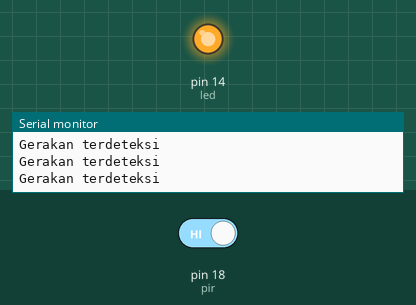
Bench run of a sketch on a simulated Arduino Uno, built with avr-gcc and run on an emulated ATmega328P. Parts: output pins drawn as LEDs (lit = HIGH), the last lines printed to the serial monitor. Inputs (shaded band) come from the test bench; at power-on: pin 18 (pir) HIGH.

Above: at 1.8 s.
1.9 s: pin 18 (pir) driven LOW
At 2.3 s:
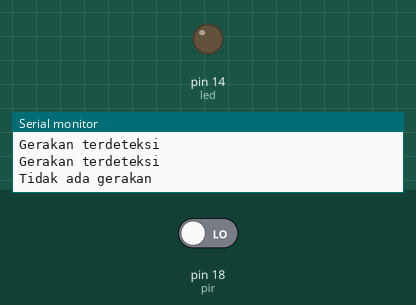
3.5 s: pin 18 (pir) driven HIGH
At 4.6 s:
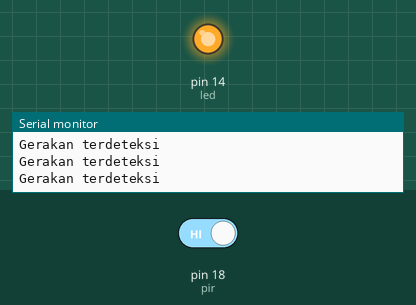
Timing chart, 0 to 6.5 s (numbered marks = the images above; inputs shaded):
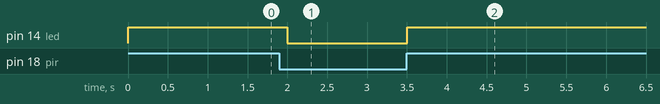

Measured:
- after the input at 1.9 s, pin 14 (led): HIGH → LOW after 0.10 s
- after the input at 3.5 s, pin 14 (led): LOW → HIGH at once

The sketch:

PIRLED.ino
```cpp
int pir = 18;
int status;
int led = 14;

void setup() {
  Serial.begin(115200);
  pinMode(pir, INPUT);
  pinMode(led, OUTPUT);
}

void loop() {
  status = digitalRead(pir);

  if (status == 0){
    Serial.println("Tidak ada gerakan");
    digitalWrite(led, LOW);
  } else{
    Serial.println("Gerakan terdeteksi");
    digitalWrite(led, HIGH);
  }

  delay(500);
}
```
